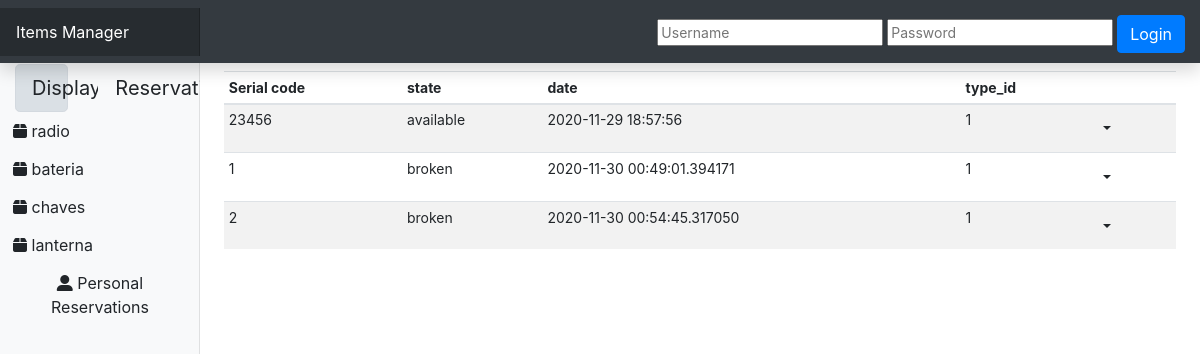
Page /display/1 on the earlier database version.
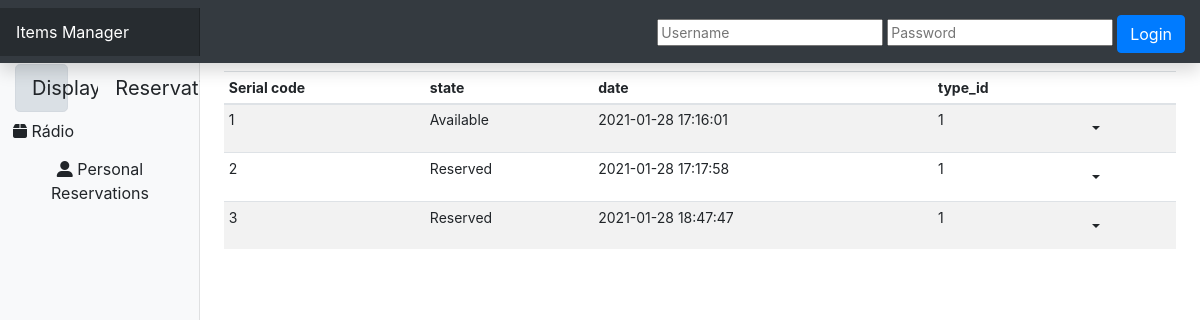
Same page on the later database version.
### models.py (models this page shows)
class ItemType(db.Model):
    id = db.Column(db.Integer, primary_key=True)
    item_name = db.Column(db.String(100), nullable=False)
    item_description = db.Column(db.Text)
    items = db.relationship('Item', backref='item_type', lazy=True)

class Item(db.Model):
    id = db.Column(db.Integer, primary_key=True)
    serial_nr = db.Column(db.Integer, unique=True, nullable=False)
    state = db.Column(db.String(50), nullable=False)
    date_inserted = db.Column(db.DateTime, nullable=False, default=datetime.utcnow)
    date_updated = db.Column(db.DateTime, onupdate=datetime.utcnow, default=datetime.utcnow)
    item_type_id = db.Column(db.Integer, db.ForeignKey('item_type.id'), nullable=False)
    reservations = db.relationship('Reservation', backref='item', lazy=True)

### views.py (the view)
@app.route("/display/<item_type>")
def display(item_type):
    loginForm = LoginForm()
    all_item_type = ItemType.query.all()
    item_type_selected = ItemType.query.filter_by(item_name=item_type).all()
    if len(item_type_selected) > 0:
        item_type_selected = item_type_selected[0]
    else:
        item_type_selected = ItemType.query.all()[0]
    item_list = Item.query.filter_by(item_type_id=item_type_selected.id).all()
    return render_template(
        'dashindex.html',
        item_type_list=all_item_type,
        item_type_selected=item_type_selected,
        item_display_list=item_list,
        disp=display,
        form=loginForm,
    )

### views.py
class LoginForm(FlaskForm):
    sp_uname = StringField('Username', validators=[DataRequired()])
    sp_pass = PasswordField('Password', validators=[DataRequired()])

### views.py (called while the page is built)
@app.before_request
def before_request():
    username = session.get('username')
    password = session.get('password')
    if password:
        if users.get(username) and users.get(username).get('password') == password:
            g.user = users.get(username)
        else:
            g.user = {}
    else:
        g.user = {}

### templates/dashindex.html (shortened to what this page needs)
<!DOCTYPE html>
<html lang="en">
<head>
    <link
            rel="stylesheet"
            href="https://cdn.jsdelivr.net/npm/bootstrap@4.5.3/dist/css/bootstrap.min.css"
    />
    <link href="{{ url_for('static', filename='dashboard.css') }}" rel="stylesheet"/>
</head>
<body>
<nav
        class="navbar navbar-dark sticky-top bg-dark flex-md-nowrap p-0 shadow"
>
    <a class="navbar-brand col-md-3 col-lg-2 mr-0 px-3" href="#"
    >Items Manager</a
    >
    <div style="padding: 15px 15px 10px">
        {% if current_user.is_authenticated %}
            <h2 id="user-greeting">Bem-vindo {{ current_user.username }}</h2>
            <a id="logoutBtn" class="btn btn-outline-light" role="button" href="{{ url_for('logout') }}">Sair</a>
        {% else %}
            <form action="{{ url_for('login') }}" method="POST">
                {{ form.sp_uname(placeholder="Username") }}
                {{ form.sp_pass(placeholder="Password") }}
                <button class="btn btn-primary" type="submit">Login</button>
            </form>
        {% endif %}
    </div>
</nav>
<div class="container-fluid">
    <div class="row">
        <nav
                id="sidebarMenu"
                class="col-md-3 col-lg-2 d-md-block bg-light sidebar collapse"
        >
            <div class="sidebar-sticky pt-3">
                <ul class="nav flex-column">
                    <div
                            class="dispres container btn-group bt-group-lg"
                            role="group"
                            aria-label="Button group"
                    >
                        <div class="row">
                            {% if item_display_list %}
                            <li class="display col-md-5">
                                <a
                                        class="btn btn-light btn-block btn-lg active"
                                        href="{{ url_for('display', item_type=item_type_list.item_name)}}"
                                        role="button"
                                >
                                    Display
                                </a>
                            </li>
                            {% endif %} {% if reservation_list %}
                            <li class="resevation col-md-5">
                                <a
                                        class="btn btn-light btn-lg btn-block active"
                                        href="{{ url_for('reservation', item_type=item_type_list.item_name)}}"
                                        role="button"
                                >
                                    Reservation
                                </a>
                            </li>
                            {% else %}
                            <li class="resevation col-md-5">
                                <a
                                        class="btn btn-light btn-lg btn-block"
                                        href="{{ url_for('reservation', item_type=item_type_list.item_name)}}    "
                                        role="button"
                                >
                                    Reservation
                                </a>
                            </li>
                            {% endif %}
                        </div>
                    </div>
                    {% for item_type in item_type_list -%}
                    <li class="nav-item">
                        <a
                                class="btn"
                                href="{% if item_display_list -%}
                        {{ url_for('display', item_type=item_type.item_name)}}
                        {% endif %}"
                                role="button"
                        >
                            <i class='fas fa-box'></i>
                            {{ item_type.item_name }}
                        </a>
                    </li>
                    {%- endfor %}
                    <div>
                        <li>
                            <a class="btn" href="/reservation/personal" role="button" style="float: bottom">
                                <i class='fas fa-user-alt'></i>
                                Personal Reservations
                            </a>
                        </li>
                    </div>
                </ul>
            </div>
        </nav>
        <main role="main" class="col-md-9 ml-sm-auto col-lg-10 px-md-4">
            <div class="table-responsive">
                <table class="table table-striped table-sm">
                    <thead>
                    <tr>
                        {% if item_display_list %}
                        <th>Serial code</th>
                        <th>state</th>
                        <th>date</th>
                        <th>type_id</th>
                        <th> </th>
                        {% endif %}
                    </tr>
                    </thead>
                    <tbody>
                    {% if item_display_list %} {% for item in item_display_list %}
                    <tr>
                        <td>{{item.serial_nr}}</td>
                        <td>{{item.state}}</td>
                        <td>{{item.date_inserted}}</td>
                        <td>{{item.item_type_id}}</td>
                        <td>
                            <div class="dropdown">
                                <button type="button" class="btn dropdown-toggle" data-toggle="dropdown"></button>
                            </div>
                        </td>
                    </tr>
                    {% endfor %} {% endif %}
                    </tbody>
                </table>
            </div>
        </main>
    </div>
</div>
</body>
</html>

### static/dashboard.css (style rules this page uses)
body { font-size: .875rem; }
.sidebar { position: fixed; top: 0; bottom: 0; left: 0; z-index: 100; padding: 48px 0 0; box-shadow: inset -1px 0 0 rgba(0, 0, 0, .1); }
.sidebar-sticky { position: relative; top: 0; height: calc(100vh - 48px); padding-top: .5rem; overflow-x: hidden; overflow-y: auto; }
.sidebar-sticky { position: -webkit-sticky; position: sticky; }
.navbar-brand { padding-top: .75rem; padding-bottom: .75rem; font-size: 1rem; background-color: rgba(0, 0, 0, .25); box-shadow: inset -1px 0 0 rgba(0, 0, 0, .25); }

Differences in the rows shown:
removed ItemType: item_name "bateria"
removed ItemType: item_name "chaves"
removed ItemType: item_name "lanterna"
changed ItemType: item_name "radio" → "Rádio"
changed Item: serial_nr "23456" → "1"; state "available" → "Available"; date_inserted "2020-11-29 18:57:56" → "2021-01-28 17:16:01"
changed Item (number 2 of 3 on the later page): serial_nr "1" → "2"; state "broken" → "Reserved"; date_inserted "2020-11-30 00:49:01.394171" → "2021-01-28 17:17:58"
changed Item (number 3 of 3 on the later page): serial_nr "2" → "3"; state "broken" → "Reserved"; date_inserted "2020-11-30 00:54:45.317050" → "2021-01-28 18:47:47"
